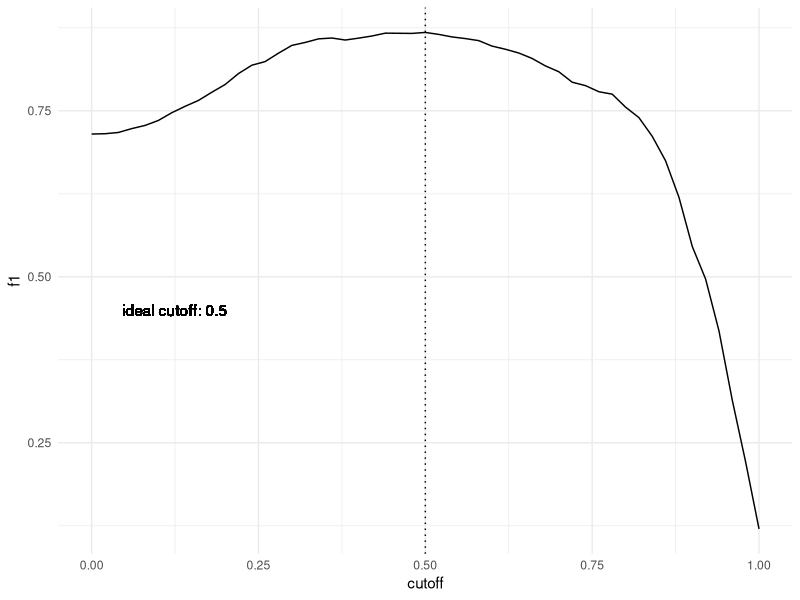
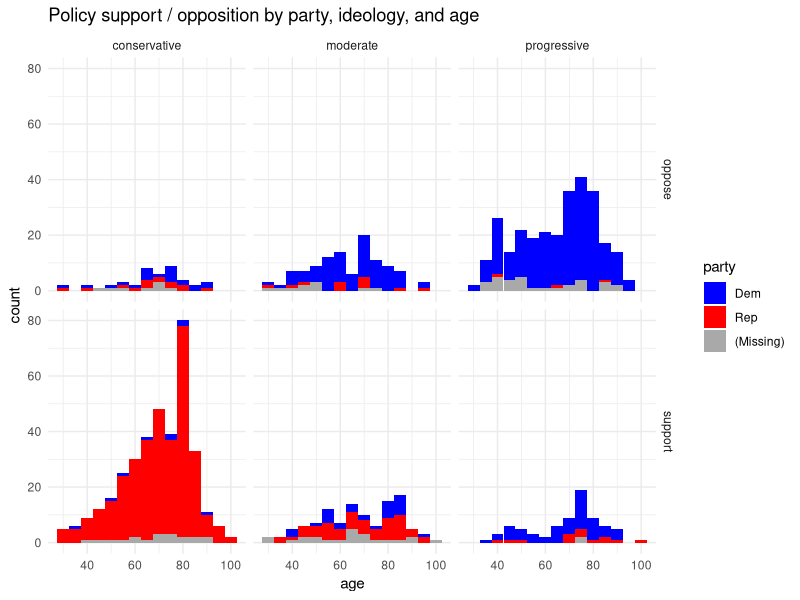

These figures' R source, in order:
## ---- chunk 1

knitr::opts_chunk$set(echo = FALSE, message = FALSE, warning = FALSE,
                      fig.width = 8, fig.asp = 0.618, fig.align = "center")

library(tidyverse)
library(lubridate)

theme_set(theme_minimal())

test_data <- read_csv(here::here("data/test_data.csv"))
train_pred <- read_csv(here::here("output/train_predictions.csv"))

## ---- chunk 2
calc_f1 <- function(cutoff) {
  
  train_pred %>% 
    mutate(
      cutoff = cutoff,
      label = if_else(pred > cutoff, 1, 0),
      tp = if_else(target == 1 & label == 1, 1, 0),
      tn = if_else(target == 0 & label == 0, 1, 0),
      fp = if_else(target == 0 & label == 1, 1, 0),
      fn = if_else(target == 1 & label == 0, 1, 0)
    ) %>% 
    group_by(cutoff) %>% 
    summarise(
      prec = sum(tp) / (sum(tp) + sum(fp)),
      recall = sum(tp) / (sum(tp) + sum(fn))
    ) %>% 
    mutate(f1 = 2 * ((prec *  recall) / (prec + recall))) %>% 
    ungroup()
  
}

cutoffs <- seq(0, 1, by = 0.02) %>% 
    map_dfr(calc_f1) 

max_f1 <- cutoffs %>% 
    filter(f1 == max(f1)) %>% 
    pull(cutoff)

cutoffs %>% 
    ggplot(aes(cutoff, f1)) +
        geom_line() +
        geom_vline(xintercept = max_f1, linetype = 3) +
        geom_text(aes(x = 0.125, y = 0.45, label = paste0('ideal cutoff: ', max_f1)))
## ---- chunk 3

test_data %>%
    filter(!is.na(target), party == "Dem") %>%
    group_by(gender, race_4, edu, employ) %>%
    count(target) %>%
    filter(!is.na(race_4), !is.na(employ), !is.na(employ)) %>%
    mutate(pct = scales::percent(n / sum(n)),
           label = paste0(pct, " (", n, ")")) %>%
    ungroup() %>%
    mutate(
        employ = case_when(
            employ == 1 ~ "employed",
            employ == 0 ~ "unemployed"
        ),
        race_4 = fct_relevel(race_4, c("White", "Latinx", "Black")),
    ) %>%
    unite(` `, gender, edu, employ, sep = ", ") %>% 
    filter(target == 0) %>%
    select(-target, -n, -pct) %>% 
    spread(race_4, label, fill = "0%") %>%
    knitr::kable(caption = "Policy opposition by gender, educational attainment, employment, and race among Democrats")
## ---- chunk 4


test_data %>% 
    filter(!is.na(target)) %>% 
    mutate(
        party = fct_explicit_na(party),
        age = year(as.period(interval(ymd(paste0(birth_year, "0101")), today()))),
        ideo = case_when(
            ideo == 1 ~ "progressive",
            ideo == 0 ~ "moderate",
            ideo == -1 ~ "conservative"
        ),
        target = case_when(
            target == 1 ~ "support",
            target == 0 ~ "oppose"
        )
    ) %>% 
    ggplot(aes(age, fill = party)) +
    geom_histogram(binwidth = 5) +
    facet_grid(target ~ ideo) +
    scale_fill_manual(values = c("blue", "red", "dark grey")) +
    labs(title = "Policy support / opposition by party, ideology, and age")
